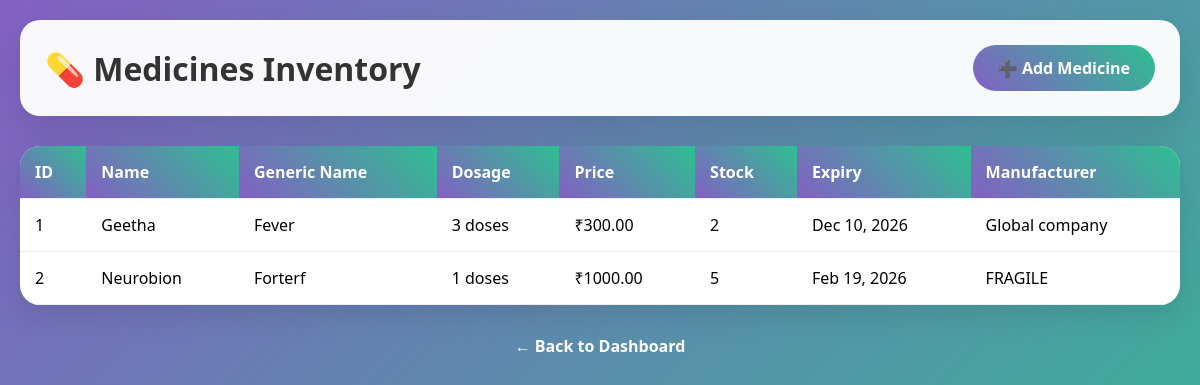
Screenshot of /medicines/ with the database file from the repository.
### app1/models.py (models this page shows, shortened)
class Medicine(models.Model):
    name = models.CharField(max_length=100)
    generic_name = models.CharField(max_length=100)
    dosage = models.CharField(max_length=50)
    price_per_unit = models.DecimalField(max_digits=8, decimal_places=2)
    stock_quantity = models.IntegerField(default=0)
    expiry_date = models.DateField()
    manufacturer = models.CharField(max_length=100)

### app1/views.py (the view)
# urls.py: path("medicines/", views.medicine_list, name="medicine_list"),
def medicine_list(request):
    medicines = Medicine.objects.all()
    return render(request, 'medicines/list.html', {'medicines': medicines})

### templates/medicines/list.html (shortened to what this page needs)
<!DOCTYPE html>
<html>
<head>
</head>
<body>
    <div class="container">
        <div class="header">
            <h1>💊 Medicines Inventory</h1>
            <a href="{% url 'medicine_create' %}" class="btn">➕ Add Medicine</a>
        </div>
        <div class="table-container">
            {% if medicines %}
                <table>
                    <thead>
                        <tr>
                            <th>ID</th>
                            <th>Name</th>
                            <th>Generic Name</th>
                            <th>Dosage</th>
                            <th>Price</th>
                            <th>Stock</th>
                            <th>Expiry</th>
                            <th>Manufacturer</th>
                        </tr>
                    </thead>
                    <tbody>
                        {% for med in medicines %}
                        <tr>
                            <td>{{ med.id }}</td>
                            <td>{{ med.name }}</td>
                            <td>{{ med.generic_name }}</td>
                            <td>{{ med.dosage }}</td>
                            <td>₹{{ med.price_per_unit }}</td>
                            <td>{{ med.stock_quantity }}</td>
                            <td>{{ med.expiry_date|date:"M d, Y" }}</td>
                            <td>{{ med.manufacturer }}</td>
                        </tr>
                        {% endfor %}
                    </tbody>
                </table>
            {% else %}
                <div class="empty">
                    <h3>No medicines found</h3>
                    <a href="{% url 'medicine_create' %}" class="btn">Add First Medicine</a>
                </div>
            {% endif %}
        </div>
        <div style="text-align:center;margin-top:30px;">
            <a href="/dashboard/" style="color:white;text-decoration:none;font-weight:600;">← Back to Dashboard</a>
        </div>
    </div>
</body>
</html>

### templates/medicines/list.html (style rules this page uses)
* { margin:0; padding:0; box-sizing:border-box; }
body { font-family:'Segoe UI', sans-serif; background:linear-gradient(135deg, #8360c3, #2ebf91); min-height:100vh; }
.container { max-width:1200px; margin:auto; padding:20px; }
.header { background:rgba(255,255,255,0.95); border-radius:20px; padding:25px; box-shadow:0 15px 35px rgba(0,0,0,0.1); display:flex; justify-content:space-between; align-items:center; margin-bottom:30px; }
.header h1 { color:#333; font-size:2em; }
.btn { background:linear-gradient(45deg, #8360c3, #2ebf91); padding:12px 25px; border-radius:25px; color:white; text-decoration:none; font-weight:600; transition:0.3s; }
.table-container { background:white; border-radius:20px; box-shadow:0 10px 30px rgba(0,0,0,0.1); overflow:hidden; }
table { width:100%; border-collapse:collapse; }
th, td { padding:15px; border-bottom:1px solid #eee; text-align:left; }
th { background:linear-gradient(45deg, #8360c3, #2ebf91); color:white; font-weight:600; }

### rows the page displays
Medicine: id "1", name "Geetha", generic_name "Fever", dosage "3 doses", price_per_unit "300.00", stock_quantity "2", expiry_date "Dec 10, 2026", manufacturer "Global company"
Medicine: id "2", name "Neurobion", generic_name "Forterf", dosage "1 doses", price_per_unit "1000.00", stock_quantity "5", expiry_date "Feb 19, 2026", manufacturer "FRAGILE"
